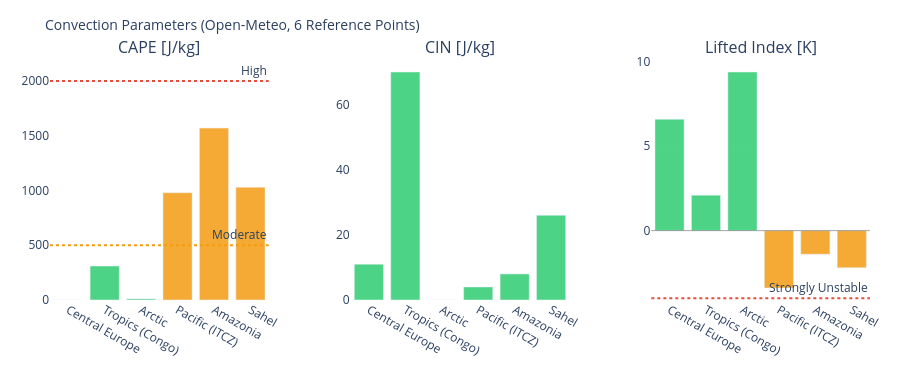

Write notebook code for a chart like this one.
### Markdown cell above
---
## 3. Visualizations

### Code cell
# ============================================================
# CAPE / CIN / LIFTED INDEX – Convection potential
# ============================================================

if not df_atm.empty:
    fig = make_subplots(
        rows=1, cols=3,
        subplot_titles=['CAPE [J/kg]', 'CIN [J/kg]', 'Lifted Index [K]'],
        horizontal_spacing=0.1
    )
    pts = df_atm['point'].tolist()
    pt_colors = ['#E85D24','#185FA5','#888780','#378ADD','#639922','#F2A623']

    # CAPE – höher = mehr Gewitterpotential
    cape_vals = df_atm['cape'].fillna(0).tolist()
    cape_colors = ['#e74c3c' if v > 2000 else '#f39c12' if v > 500 else '#2ecc71'
                   for v in cape_vals]
    fig.add_trace(go.Bar(x=pts, y=cape_vals, marker_color=cape_colors,
                         opacity=0.85, showlegend=False), row=1, col=1)
    fig.add_hline(y=2000, line_dash='dot', line_color='#e74c3c',
                  annotation_text='High', row=1, col=1)
    fig.add_hline(y=500,  line_dash='dot', line_color='#f39c12',
                  annotation_text='Moderate', row=1, col=1)

    # CIN – negativer = stärker gedeckelt (weniger Auslöse)
    cin_vals = df_atm['cin'].fillna(0).tolist()
    cin_colors = ['#e74c3c' if v < -200 else '#f39c12' if v < -50 else '#2ecc71'
                  for v in cin_vals]
    fig.add_trace(go.Bar(x=pts, y=cin_vals, marker_color=cin_colors,
                         opacity=0.85, showlegend=False), row=1, col=2)

    # Lifted Index – negativ = instabil
    li_vals = df_atm['li'].fillna(0).tolist()
    li_colors = ['#e74c3c' if v < -4 else '#f39c12' if v < 0 else '#2ecc71'
                 for v in li_vals]
    fig.add_trace(go.Bar(x=pts, y=li_vals, marker_color=li_colors,
                         opacity=0.85, showlegend=False), row=1, col=3)
    fig.add_hline(y=0, line_color='gray', line_width=0.7, row=1, col=3)
    fig.add_hline(y=-4, line_dash='dot', line_color='#e74c3c',
                  annotation_text='Strongly Unstable', row=1, col=3)

    fig.update_layout(
        title=dict(text='Convection Parameters (Open-Meteo, 6 Reference Points)', font=dict(size=14)),
        height=380, plot_bgcolor='rgba(0,0,0,0)', paper_bgcolor='rgba(0,0,0,0)',
        margin=dict(l=50, r=30, t=60, b=80)
    )
    fig.update_xaxes(tickangle=30)
    fig.show()

### Figure 1 — Plotly figure (JSON) as saved in the notebook; plotly's stock layout.template omitted (floating-point values rounded to 4 significant figures)
{"data": [{"marker": {"color": ["#2ecc71", "#2ecc71", "#2ecc71", "#f39c12", "#f39c12", "#f39c12"]}, "opacity": 0.85, "showlegend": false, "type": "bar", "x": ["Central Europe", "Tropics (Congo)", "Arctic", "Pacific (ITCZ)", "Amazonia", "Sahel"], "xaxis": "x", "y": [0.0, 310.0, 10.0, 980.0, 1570.0, 1030.0], "yaxis": "y"}, {"marker": {"color": ["#2ecc71", "#2ecc71", "#2ecc71", "#2ecc71", "#2ecc71", "#2ecc71"]}, "opacity": 0.85, "showlegend": false, "type": "bar", "x": ["Central Europe", "Tropics (Congo)", "Arctic", "Pacific (ITCZ)", "Amazonia", "Sahel"], "xaxis": "x2", "y": [11.0, 70.0, 0.0, 4.0, 8.0, 26.0], "yaxis": "y2"}, {"marker": {"color": ["#2ecc71", "#2ecc71", "#2ecc71", "#f39c12", "#f39c12", "#f39c12"]}, "opacity": 0.85, "showlegend": false, "type": "bar", "x": ["Central Europe", "Tropics (Congo)", "Arctic", "Pacific (ITCZ)", "Amazonia", "Sahel"], "xaxis": "x3", "y": [6.6, 2.1, 9.4, -3.4, -1.4, -2.2], "yaxis": "y3"}], "layout": {"annotations": [{"font": {"size": 16}, "showarrow": false, "text": "CAPE [J/kg]", "x": 0.1333, "xanchor": "center", "xref": "paper", "y": 1.0, "yanchor": "bottom", "yref": "paper"}, {"font": {"size": 16}, "showarrow": false, "text": "CIN [J/kg]", "x": 0.5, "xanchor": "center", "xref": "paper", "y": 1.0, "yanchor": "bottom", "yref": "paper"}, {"font": {"size": 16}, "showarrow": false, "text": "Lifted Index [K]", "x": 0.8667, "xanchor": "center", "xref": "paper", "y": 1.0, "yanchor": "bottom", "yref": "paper"}, {"showarrow": false, "text": "High", "x": 1, "xanchor": "right", "xref": "x domain", "y": 2000, "yanchor": "bottom", "yref": "y"}, {"showarrow": false, "text": "Moderate", "x": 1, "xanchor": "right", "xref": "x domain", "y": 500, "yanchor": "bottom", "yref": "y"}, {"showarrow": false, "text": "Strongly Unstable", "x": 1, "xanchor": "right", "xref": "x3 domain", "y": -4, "yanchor": "bottom", "yref": "y3"}], "height": 380, "margin": {"b": 80, "l": 50, "r": 30, "t": 60}, "paper_bgcolor": "rgba(0,0,0,0)", "plot_bgcolor": "rgba(0,0,0,0)", "shapes": [{"line": {"color": "#e74c3c", "dash": "dot"}, "type": "line", "x0": 0, "x1": 1, "xref": "x domain", "y0": 2000, "y1": 2000, "yref": "y"}, {"line": {"color": "#f39c12", "dash": "dot"}, "type": "line", "x0": 0, "x1": 1, "xref": "x domain", "y0": 500, "y1": 500, "yref": "y"}, {"line": {"color": "gray", "width": 0.7}, "type": "line", "x0": 0, "x1": 1, "xref": "x3 domain", "y0": 0, "y1": 0, "yref": "y3"}, {"line": {"color": "#e74c3c", "dash": "dot"}, "type": "line", "x0": 0, "x1": 1, "xref": "x3 domain", "y0": -4, "y1": -4, "yref": "y3"}], "title": {"font": {"size": 14}, "text": "Convection Parameters (Open-Meteo, 6 Reference Points)"}, "xaxis": {"anchor": "y", "domain": [0.0, 0.2667], "tickangle": 30}, "xaxis2": {"anchor": "y2", "domain": [0.3667, 0.6333], "tickangle": 30}, "xaxis3": {"anchor": "y3", "domain": [0.7333, 1.0], "tickangle": 30}, "yaxis": {"anchor": "x", "domain": [0.0, 1.0]}, "yaxis2": {"anchor": "x2", "domain": [0.0, 1.0]}, "yaxis3": {"anchor": "x3", "domain": [0.0, 1.0]}}}
